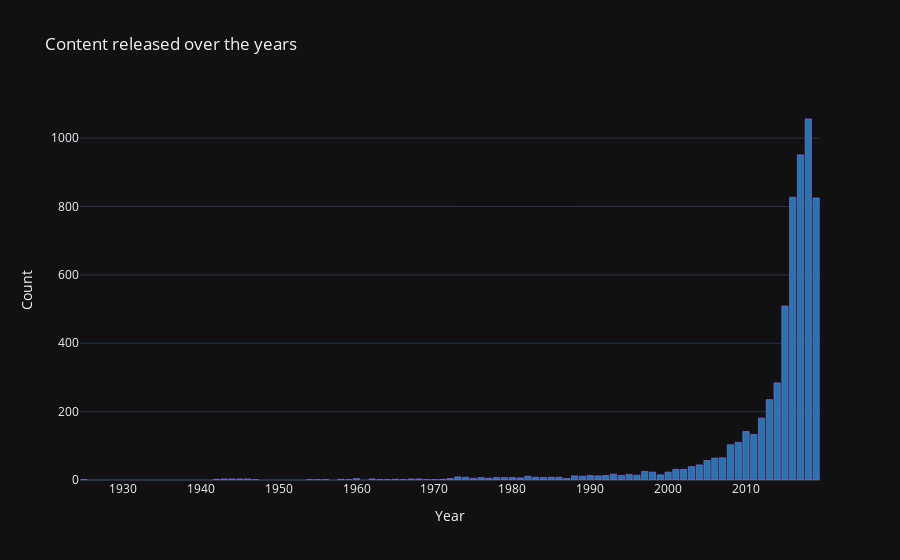

Here is the notebook cell this chart was saved with:
### Markdown cell above
### Content released over the year

### Code cell
temp_release = df['release_year'].value_counts().reset_index()


# create trace1
trace_release = go.Bar(
                x = temp_release['index'],
                y = temp_release['release_year'],
                marker = dict(color = 'rgb(31, 119, 180)',
                              line=dict(color='rgb(148, 103, 189)',width=0.75)))
layout = go.Layout(template= "plotly_dark",title = 'Content released over the years' , xaxis = dict(title = 'Year'), yaxis = dict(title = 'Count'))
fig = go.Figure(data = [trace_release], layout = layout)
fig.show()

### Figure 1 — Plotly figure (JSON) as saved in the notebook; plotly's stock layout.template omitted (floating-point values rounded to 4 significant figures)
{"data": [{"marker": {"color": "rgb(31, 119, 180)", "line": {"color": "rgb(148, 103, 189)", "width": 0.75}}, "type": "bar", "x": [2018, 2017, 2016, 2019, 2015, 2014, 2013, 2012, 2010, 2011, 2009, 2008, 2007, 2006, 2005, 2004, 2003, 2001, 2002, 1997, 2000, 1998, 1993, 1995, 1999, 1996, 1992, 1994, 1990, 1988, 1991, 1982, 1989, 1973, 1983, 1985, 1986, 1974, 1978, 1979, 1976, 1980, 1984, 1981, 1975, 1977, 1972, 1987, 1960, 1968, 1945, 1944, 1943, 1962, 1967, 1946, 1971, 1965, 1958, 1942, 1966, 1970, 1925, 1947, 1955, 1959, 1963, 1964, 1969, 1956, 1954], "y": [1056, 951, 827, 825, 509, 284, 235, 181, 142, 133, 110, 103, 65, 64, 57, 44, 39, 31, 31, 25, 23, 23, 17, 16, 15, 14, 13, 13, 13, 12, 12, 11, 11, 9, 8, 8, 8, 8, 7, 7, 7, 7, 7, 6, 5, 5, 4, 4, 4, 3, 3, 3, 3, 3, 3, 3, 2, 2, 2, 2, 1, 1, 1, 1, 1, 1, 1, 1, 1, 1, 1]}], "layout": {"title": {"text": "Content released over the years"}, "xaxis": {"title": {"text": "Year"}}, "yaxis": {"title": {"text": "Count"}}}}
